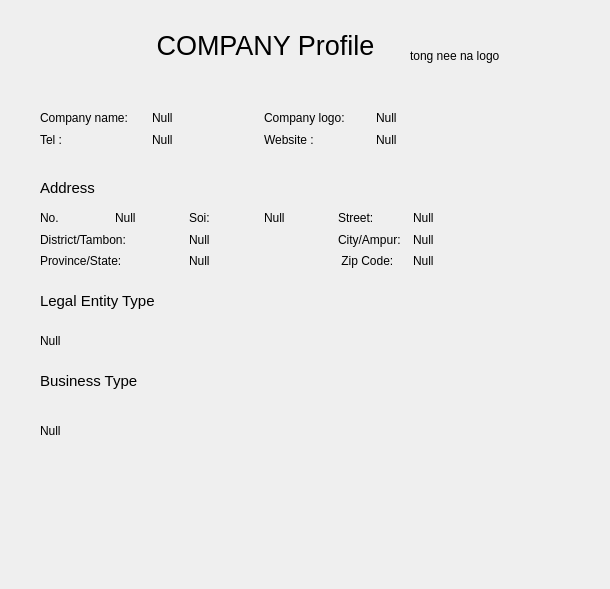
<?xml version="1.0" encoding="UTF-8"?>
<ui version="4.0">
 <class>Form</class>
 <widget class="QWidget" name="Form">
  <property name="geometry">
   <rect>
    <x>0</x>
    <y>0</y>
    <width>610</width>
    <height>589</height>
   </rect>
  </property>
  <property name="windowTitle">
   <string>Form</string>
  </property>
  <widget class="QLabel" name="label">
   <property name="geometry">
    <rect>
     <x>150</x>
     <y>10</y>
     <width>231</width>
     <height>71</height>
    </rect>
   </property>
   <property name="font">
    <font>
     <pointsize>20</pointsize>
    </font>
   </property>
   <property name="text">
    <string>COMPANY Profile</string>
   </property>
   <property name="alignment">
    <set>Qt::AlignCenter</set>
   </property>
  </widget>
  <widget class="QLabel" name="label_12">
   <property name="geometry">
    <rect>
     <x>40</x>
     <y>180</y>
     <width>71</width>
     <height>16</height>
    </rect>
   </property>
   <property name="font">
    <font>
     <pointsize>11</pointsize>
    </font>
   </property>
   <property name="text">
    <string>Address</string>
   </property>
  </widget>
  <widget class="QLabel" name="label_24">
   <property name="geometry">
    <rect>
     <x>40</x>
     <y>290</y>
     <width>161</width>
     <height>21</height>
    </rect>
   </property>
   <property name="font">
    <font>
     <pointsize>11</pointsize>
    </font>
   </property>
   <property name="text">
    <string>Legal Entity Type</string>
   </property>
  </widget>
  <widget class="QLabel" name="label_25">
   <property name="geometry">
    <rect>
     <x>40</x>
     <y>320</y>
     <width>441</width>
     <height>41</height>
    </rect>
   </property>
   <property name="text">
    <string>Null</string>
   </property>
  </widget>
  <widget class="QLabel" name="label_26">
   <property name="geometry">
    <rect>
     <x>40</x>
     <y>370</y>
     <width>161</width>
     <height>21</height>
    </rect>
   </property>
   <property name="font">
    <font>
     <pointsize>11</pointsize>
    </font>
   </property>
   <property name="text">
    <string>Business Type</string>
   </property>
  </widget>
  <widget class="QLabel" name="label_27">
   <property name="geometry">
    <rect>
     <x>40</x>
     <y>410</y>
     <width>441</width>
     <height>41</height>
    </rect>
   </property>
   <property name="text">
    <string>Null</string>
   </property>
  </widget>
  <widget class="QWidget" name="layoutWidget">
   <property name="geometry">
    <rect>
     <x>40</x>
     <y>210</y>
     <width>441</width>
     <height>59</height>
    </rect>
   </property>
   <layout class="QGridLayout" name="gridLayout">
    <item row="0" column="0">
     <layout class="QHBoxLayout" name="horizontalLayout">
      <item>
       <widget class="QLabel" name="label_8">
        <property name="text">
         <string>No.</string>
        </property>
       </widget>
      </item>
      <item>
       <widget class="QLabel" name="label_10">
        <property name="text">
         <string>Null</string>
        </property>
       </widget>
      </item>
     </layout>
    </item>
    <item row="0" column="1">
     <layout class="QHBoxLayout" name="horizontalLayout_2">
      <item>
       <widget class="QLabel" name="label_11">
        <property name="text">
         <string>Soi:</string>
        </property>
       </widget>
      </item>
      <item>
       <widget class="QLabel" name="label_18">
        <property name="text">
         <string>Null</string>
        </property>
       </widget>
      </item>
     </layout>
    </item>
    <item row="0" column="2">
     <layout class="QHBoxLayout" name="horizontalLayout_3">
      <item>
       <widget class="QLabel" name="label_15">
        <property name="text">
         <string>Street:</string>
        </property>
       </widget>
      </item>
      <item>
       <widget class="QLabel" name="label_19">
        <property name="text">
         <string>Null</string>
        </property>
       </widget>
      </item>
     </layout>
    </item>
    <item row="1" column="0" colspan="2">
     <layout class="QHBoxLayout" name="horizontalLayout_4">
      <item>
       <widget class="QLabel" name="label_17">
        <property name="text">
         <string>District/Tambon:</string>
        </property>
       </widget>
      </item>
      <item>
       <widget class="QLabel" name="label_20">
        <property name="text">
         <string>Null</string>
        </property>
       </widget>
      </item>
     </layout>
    </item>
    <item row="1" column="2">
     <layout class="QHBoxLayout" name="horizontalLayout_5">
      <item>
       <widget class="QLabel" name="label_13">
        <property name="text">
         <string>City/Ampur:</string>
        </property>
       </widget>
      </item>
      <item>
       <widget class="QLabel" name="label_21">
        <property name="text">
         <string>Null</string>
        </property>
       </widget>
      </item>
     </layout>
    </item>
    <item row="2" column="0" colspan="2">
     <layout class="QHBoxLayout" name="horizontalLayout_6">
      <item>
       <widget class="QLabel" name="label_14">
        <property name="text">
         <string>Province/State:</string>
        </property>
       </widget>
      </item>
      <item>
       <widget class="QLabel" name="label_22">
        <property name="text">
         <string>Null</string>
        </property>
       </widget>
      </item>
     </layout>
    </item>
    <item row="2" column="2">
     <layout class="QHBoxLayout" name="horizontalLayout_7">
      <item>
       <widget class="QLabel" name="label_16">
        <property name="text">
         <string> Zip Code:</string>
        </property>
       </widget>
      </item>
      <item>
       <widget class="QLabel" name="label_23">
        <property name="text">
         <string>Null</string>
        </property>
       </widget>
      </item>
     </layout>
    </item>
   </layout>
  </widget>
  <widget class="QWidget" name="layoutWidget">
   <property name="geometry">
    <rect>
     <x>40</x>
     <y>110</y>
     <width>441</width>
     <height>38</height>
    </rect>
   </property>
   <layout class="QGridLayout" name="gridLayout_2">
    <item row="0" column="0">
     <layout class="QHBoxLayout" name="horizontalLayout_8">
      <item>
       <widget class="QLabel" name="label_2">
        <property name="text">
         <string>Company name:</string>
        </property>
       </widget>
      </item>
      <item>
       <widget class="QLabel" name="label_5">
        <property name="text">
         <string>Null</string>
        </property>
       </widget>
      </item>
     </layout>
    </item>
    <item row="0" column="1">
     <layout class="QHBoxLayout" name="horizontalLayout_9">
      <item>
       <widget class="QLabel" name="label_comp_logo">
        <property name="text">
         <string>Company logo:</string>
        </property>
       </widget>
      </item>
      <item>
       <widget class="QLabel" name="label_6">
        <property name="text">
         <string>Null</string>
        </property>
       </widget>
      </item>
     </layout>
    </item>
    <item row="1" column="0">
     <layout class="QHBoxLayout" name="horizontalLayout_10">
      <item>
       <widget class="QLabel" name="label_3">
        <property name="text">
         <string>Tel :</string>
        </property>
       </widget>
      </item>
      <item>
       <widget class="QLabel" name="label_7">
        <property name="text">
         <string>Null</string>
        </property>
       </widget>
      </item>
     </layout>
    </item>
    <item row="1" column="1">
     <layout class="QHBoxLayout" name="horizontalLayout_11">
      <item>
       <widget class="QLabel" name="label_4">
        <property name="text">
         <string>Website :</string>
        </property>
       </widget>
      </item>
      <item>
       <widget class="QLabel" name="label_9">
        <property name="text">
         <string>Null</string>
        </property>
       </widget>
      </item>
     </layout>
    </item>
   </layout>
  </widget>
  <widget class="QLabel" name="label_logo">
   <property name="geometry">
    <rect>
     <x>410</x>
     <y>20</y>
     <width>121</width>
     <height>71</height>
    </rect>
   </property>
   <property name="styleSheet">
    <string notr="true">QLabel#lebal_logo{
	border-color: rgb(101, 255, 66);
}</string>
   </property>
   <property name="text">
    <string>tong nee na logo</string>
   </property>
  </widget>
 </widget>
 <resources/>
 <connections/>
</ui>
